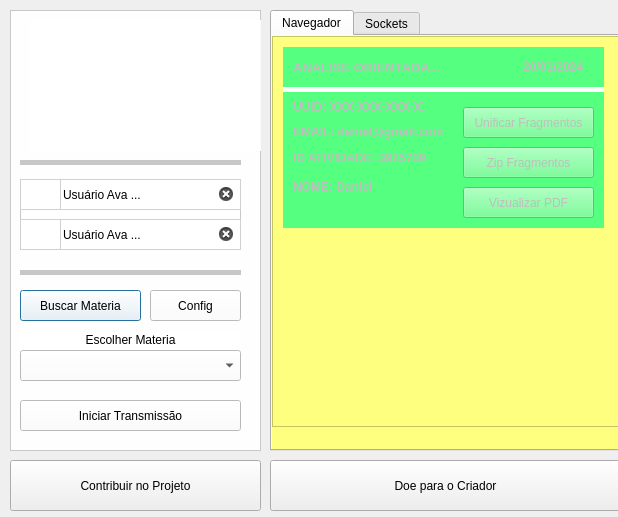
<?xml version="1.0" encoding="UTF-8"?>
<ui version="4.0">
 <class>Dialog</class>
 <widget class="QDialog" name="Dialog">
  <property name="geometry">
   <rect>
    <x>0</x>
    <y>0</y>
    <width>618</width>
    <height>517</height>
   </rect>
  </property>
  <property name="windowTitle">
   <string>Dialog</string>
  </property>
  <widget class="QFrame" name="ContainerConfig">
   <property name="enabled">
    <bool>true</bool>
   </property>
   <property name="geometry">
    <rect>
     <x>10</x>
     <y>10</y>
     <width>251</width>
     <height>441</height>
    </rect>
   </property>
   <property name="styleSheet">
    <string notr="true">background-color: rgba(255, 255, 255, 0.95);
</string>
   </property>
   <property name="frameShape">
    <enum>QFrame::StyledPanel</enum>
   </property>
   <property name="frameShadow">
    <enum>QFrame::Raised</enum>
   </property>
   <widget class="QLabel" name="Logo">
    <property name="geometry">
     <rect>
      <x>20</x>
      <y>10</y>
      <width>231</width>
      <height>131</height>
     </rect>
    </property>
    <property name="text">
     <string>&lt;html&gt;&lt;head/&gt;&lt;body&gt;&lt;p&gt;&lt;img width=200 src=&quot;:/Logo/Logo.png&quot;/&gt;&lt;/p&gt;&lt;/body&gt;&lt;/html&gt;</string>
    </property>
   </widget>
   <widget class="QFrame" name="frame">
    <property name="enabled">
     <bool>true</bool>
    </property>
    <property name="geometry">
     <rect>
      <x>10</x>
      <y>150</y>
      <width>221</width>
      <height>5</height>
     </rect>
    </property>
    <property name="styleSheet">
     <string notr="true">background-color: rgb(199, 199, 199);
border-radius:50px;</string>
    </property>
    <property name="frameShape">
     <enum>QFrame::StyledPanel</enum>
    </property>
    <property name="frameShadow">
     <enum>QFrame::Raised</enum>
    </property>
   </widget>
   <widget class="QFrame" name="frame_2">
    <property name="enabled">
     <bool>true</bool>
    </property>
    <property name="geometry">
     <rect>
      <x>10</x>
      <y>260</y>
      <width>221</width>
      <height>5</height>
     </rect>
    </property>
    <property name="styleSheet">
     <string notr="true">background-color: rgb(199, 199, 199);
border-radius:50px;</string>
    </property>
    <property name="frameShape">
     <enum>QFrame::StyledPanel</enum>
    </property>
    <property name="frameShadow">
     <enum>QFrame::Raised</enum>
    </property>
   </widget>
   <widget class="QPushButton" name="buscar_materia">
    <property name="geometry">
     <rect>
      <x>10</x>
      <y>280</y>
      <width>121</width>
      <height>31</height>
     </rect>
    </property>
    <property name="cursor">
     <cursorShape>PointingHandCursor</cursorShape>
    </property>
    <property name="styleSheet">
     <string notr="true">background-color: rgb(5, 111, 176);
border-radius:2px;
color:#fff;

QPushButton::hover {
    background-color: rgb(74, 101, 255);
}
</string>
    </property>
    <property name="text">
     <string>Buscar Materia</string>
    </property>
    <property name="icon">
     <iconset>
      <normaloff>:/Icons/Seach.png</normaloff>:/Icons/Seach.png</iconset>
    </property>
   </widget>
   <widget class="QPushButton" name="config">
    <property name="geometry">
     <rect>
      <x>140</x>
      <y>280</y>
      <width>91</width>
      <height>31</height>
     </rect>
    </property>
    <property name="cursor">
     <cursorShape>PointingHandCursor</cursorShape>
    </property>
    <property name="styleSheet">
     <string notr="true">background-color: rgb(5, 111, 176);
border-radius:2px;
color:#fff;

QPushButton::hover {
    background-color: rgb(74, 101, 255);
}
</string>
    </property>
    <property name="text">
     <string>Config</string>
    </property>
   </widget>
   <widget class="QComboBox" name="selecionar_materia">
    <property name="geometry">
     <rect>
      <x>10</x>
      <y>340</y>
      <width>221</width>
      <height>31</height>
     </rect>
    </property>
   </widget>
   <widget class="QPushButton" name="iniciar">
    <property name="geometry">
     <rect>
      <x>10</x>
      <y>390</y>
      <width>221</width>
      <height>31</height>
     </rect>
    </property>
    <property name="cursor">
     <cursorShape>PointingHandCursor</cursorShape>
    </property>
    <property name="styleSheet">
     <string notr="true">background-color: rgb(5, 111, 176);
border-radius:2px;
color:#fff;

QPushButton::hover {
    background-color: rgb(74, 101, 255);
}
</string>
    </property>
    <property name="text">
     <string>Iniciar Transmissão</string>
    </property>
   </widget>
   <widget class="QLabel" name="label_7">
    <property name="geometry">
     <rect>
      <x>10</x>
      <y>320</y>
      <width>221</width>
      <height>20</height>
     </rect>
    </property>
    <property name="text">
     <string>Escolher Materia</string>
    </property>
    <property name="alignment">
     <set>Qt::AlignCenter</set>
    </property>
   </widget>
   <widget class="QFrame" name="ContainerInputs">
    <property name="geometry">
     <rect>
      <x>10</x>
      <y>169</y>
      <width>221</width>
      <height>71</height>
     </rect>
    </property>
    <property name="frameShape">
     <enum>QFrame::StyledPanel</enum>
    </property>
    <property name="frameShadow">
     <enum>QFrame::Raised</enum>
    </property>
    <widget class="QFrame" name="BoxUsername_2">
     <property name="geometry">
      <rect>
       <x>0</x>
       <y>0</y>
       <width>221</width>
       <height>31</height>
      </rect>
     </property>
     <property name="styleSheet">
      <string notr="true">border:1px solid rgb(209, 209, 209);</string>
     </property>
     <property name="frameShape">
      <enum>QFrame::StyledPanel</enum>
     </property>
     <property name="frameShadow">
      <enum>QFrame::Raised</enum>
     </property>
     <widget class="QLineEdit" name="lineEdit_3">
      <property name="geometry">
       <rect>
        <x>40</x>
        <y>0</y>
        <width>181</width>
        <height>31</height>
       </rect>
      </property>
      <property name="styleSheet">
       <string notr="true">border-color: rgb(209, 209, 209);</string>
      </property>
      <property name="inputMask">
       <string/>
      </property>
      <property name="text">
       <string>Usuário Ava ...</string>
      </property>
      <property name="clearButtonEnabled">
       <bool>true</bool>
      </property>
     </widget>
     <widget class="QLabel" name="label_5">
      <property name="geometry">
       <rect>
        <x>0</x>
        <y>0</y>
        <width>41</width>
        <height>31</height>
       </rect>
      </property>
      <property name="text">
       <string>&lt;html&gt;&lt;head/&gt;&lt;body&gt;&lt;p&gt;&lt;img src=&quot;:/Icons/User.png&quot;/&gt;&lt;/p&gt;&lt;/body&gt;&lt;/html&gt;</string>
      </property>
     </widget>
    </widget>
    <widget class="QFrame" name="BoxUsername_3">
     <property name="geometry">
      <rect>
       <x>0</x>
       <y>40</y>
       <width>221</width>
       <height>31</height>
      </rect>
     </property>
     <property name="styleSheet">
      <string notr="true">border:1px solid rgb(209, 209, 209);</string>
     </property>
     <property name="frameShape">
      <enum>QFrame::StyledPanel</enum>
     </property>
     <property name="frameShadow">
      <enum>QFrame::Raised</enum>
     </property>
     <widget class="QLineEdit" name="lineEdit_4">
      <property name="geometry">
       <rect>
        <x>40</x>
        <y>0</y>
        <width>181</width>
        <height>31</height>
       </rect>
      </property>
      <property name="styleSheet">
       <string notr="true">border-color: rgb(209, 209, 209);</string>
      </property>
      <property name="inputMask">
       <string/>
      </property>
      <property name="text">
       <string>Usuário Ava ...</string>
      </property>
      <property name="clearButtonEnabled">
       <bool>true</bool>
      </property>
     </widget>
     <widget class="QLabel" name="label_6">
      <property name="geometry">
       <rect>
        <x>0</x>
        <y>0</y>
        <width>41</width>
        <height>31</height>
       </rect>
      </property>
      <property name="text">
       <string>&lt;html&gt;&lt;head/&gt;&lt;body&gt;&lt;p&gt;&lt;img src=&quot;:/Icons/User.png&quot;/&gt;&lt;/p&gt;&lt;/body&gt;&lt;/html&gt;</string>
      </property>
     </widget>
    </widget>
   </widget>
  </widget>
  <widget class="QTabWidget" name="tabWidget">
   <property name="geometry">
    <rect>
     <x>270</x>
     <y>10</y>
     <width>351</width>
     <height>441</height>
    </rect>
   </property>
   <property name="currentIndex">
    <number>0</number>
   </property>
   <widget class="QWidget" name="Navegador">
    <attribute name="title">
     <string>Navegador</string>
    </attribute>
    <widget class="QFrame" name="ContainerWebEngine">
     <property name="enabled">
      <bool>false</bool>
     </property>
     <property name="geometry">
      <rect>
       <x>-10</x>
       <y>-10</y>
       <width>361</width>
       <height>471</height>
      </rect>
     </property>
     <property name="styleSheet">
      <string notr="true">background-color: rgb(255, 255, 127);
</string>
     </property>
     <property name="frameShape">
      <enum>QFrame::StyledPanel</enum>
     </property>
     <property name="frameShadow">
      <enum>QFrame::Raised</enum>
     </property>
     <widget class="QScrollArea" name="scrollArea">
      <property name="geometry">
       <rect>
        <x>10</x>
        <y>10</y>
        <width>351</width>
        <height>391</height>
       </rect>
      </property>
      <property name="widgetResizable">
       <bool>true</bool>
      </property>
      <widget class="QWidget" name="scrollAreaWidgetContents">
       <property name="geometry">
        <rect>
         <x>0</x>
         <y>0</y>
         <width>349</width>
         <height>389</height>
        </rect>
       </property>
       <widget class="QWidget" name="widget" native="true">
        <property name="geometry">
         <rect>
          <x>10</x>
          <y>10</y>
          <width>321</width>
          <height>181</height>
         </rect>
        </property>
        <property name="styleSheet">
         <string notr="true">background-color: rgb(85, 255, 127);</string>
        </property>
        <widget class="QFrame" name="frame_3">
         <property name="enabled">
          <bool>false</bool>
         </property>
         <property name="geometry">
          <rect>
           <x>0</x>
           <y>40</y>
           <width>321</width>
           <height>5</height>
          </rect>
         </property>
         <property name="styleSheet">
          <string notr="true">background-color: rgb(255, 255, 255);
border-radius:50px;</string>
         </property>
         <property name="frameShape">
          <enum>QFrame::StyledPanel</enum>
         </property>
         <property name="frameShadow">
          <enum>QFrame::Raised</enum>
         </property>
        </widget>
        <widget class="QLabel" name="titulo_card">
         <property name="geometry">
          <rect>
           <x>10</x>
           <y>10</y>
           <width>201</width>
           <height>21</height>
          </rect>
         </property>
         <property name="text">
          <string>&lt;html&gt;&lt;head/&gt;&lt;body&gt;&lt;p&gt;&lt;span style=&quot; font-size:10pt; font-weight:600;&quot;&gt;ANALISE ORIENTADA...&lt;/span&gt;&lt;/p&gt;&lt;/body&gt;&lt;/html&gt;</string>
         </property>
        </widget>
        <widget class="QLabel" name="data_card">
         <property name="geometry">
          <rect>
           <x>240</x>
           <y>10</y>
           <width>71</width>
           <height>21</height>
          </rect>
         </property>
         <property name="text">
          <string>&lt;html&gt;&lt;head/&gt;&lt;body&gt;&lt;p&gt;&lt;span style=&quot; font-weight:600;&quot;&gt;20/01/2024&lt;/span&gt;&lt;/p&gt;&lt;/body&gt;&lt;/html&gt;</string>
         </property>
        </widget>
        <widget class="QLabel" name="uuid">
         <property name="geometry">
          <rect>
           <x>10</x>
           <y>50</y>
           <width>131</width>
           <height>21</height>
          </rect>
         </property>
         <property name="text">
          <string>&lt;html&gt;&lt;head/&gt;&lt;body&gt;&lt;p&gt;&lt;span style=&quot; font-weight:600;&quot;&gt;UUID: XXX-XXX-XXX-XX&lt;/span&gt;&lt;/p&gt;&lt;/body&gt;&lt;/html&gt;</string>
         </property>
        </widget>
        <widget class="QLabel" name="email">
         <property name="geometry">
          <rect>
           <x>10</x>
           <y>74</y>
           <width>151</width>
           <height>22</height>
          </rect>
         </property>
         <property name="text">
          <string>&lt;html&gt;&lt;head/&gt;&lt;body&gt;&lt;p&gt;&lt;span style=&quot; font-weight:600;&quot;&gt;EMAIL: daniel@gmail.com&lt;/span&gt;&lt;/p&gt;&lt;/body&gt;&lt;/html&gt;</string>
         </property>
        </widget>
        <widget class="QLabel" name="id_atividade">
         <property name="geometry">
          <rect>
           <x>10</x>
           <y>100</y>
           <width>141</width>
           <height>22</height>
          </rect>
         </property>
         <property name="text">
          <string>&lt;html&gt;&lt;head/&gt;&lt;body&gt;&lt;p&gt;&lt;span style=&quot; font-weight:600;&quot;&gt;ID ATIVIDADE: 3925709&lt;/span&gt;&lt;/p&gt;&lt;/body&gt;&lt;/html&gt;</string>
         </property>
        </widget>
        <widget class="QLabel" name="nome_usuario">
         <property name="geometry">
          <rect>
           <x>10</x>
           <y>130</y>
           <width>141</width>
           <height>20</height>
          </rect>
         </property>
         <property name="text">
          <string>&lt;html&gt;&lt;head/&gt;&lt;body&gt;&lt;p&gt;&lt;span style=&quot; font-weight:600;&quot;&gt;NOME: Daniel&lt;/span&gt;&lt;/p&gt;&lt;/body&gt;&lt;/html&gt;</string>
         </property>
        </widget>
        <widget class="QPushButton" name="downloadbookExport">
         <property name="geometry">
          <rect>
           <x>180</x>
           <y>60</y>
           <width>131</width>
           <height>31</height>
          </rect>
         </property>
         <property name="cursor">
          <cursorShape>PointingHandCursor</cursorShape>
         </property>
         <property name="styleSheet">
          <string notr="true">background-color: rgb(255, 170, 127);
border-radius:2px;
color: rgb(0, 0, 0);

QPushButton::hover {
    background-color: rgb(74, 101, 255);
}
</string>
         </property>
         <property name="text">
          <string>Unificar Fragmentos</string>
         </property>
        </widget>
        <widget class="QPushButton" name="downloadbookExport_2">
         <property name="geometry">
          <rect>
           <x>180</x>
           <y>100</y>
           <width>131</width>
           <height>31</height>
          </rect>
         </property>
         <property name="cursor">
          <cursorShape>PointingHandCursor</cursorShape>
         </property>
         <property name="styleSheet">
          <string notr="true">background-color: rgb(255, 255, 127);
color: rgb(0, 0, 0);
border-radius:2px;


QPushButton::hover {
    background-color: rgb(74, 101, 255);
}
</string>
         </property>
         <property name="text">
          <string>Zip Fragmentos</string>
         </property>
        </widget>
        <widget class="QPushButton" name="downloadbookExport_3">
         <property name="geometry">
          <rect>
           <x>180</x>
           <y>140</y>
           <width>131</width>
           <height>31</height>
          </rect>
         </property>
         <property name="cursor">
          <cursorShape>PointingHandCursor</cursorShape>
         </property>
         <property name="styleSheet">
          <string notr="true">background-color: rgb(0, 0, 255);
color: #fff;
border-radius:2px;


QPushButton::hover {
    background-color: rgb(74, 101, 255);
}
</string>
         </property>
         <property name="text">
          <string>Vizualizar PDF</string>
         </property>
        </widget>
       </widget>
      </widget>
     </widget>
    </widget>
   </widget>
   <widget class="QWidget" name="Deploy">
    <attribute name="title">
     <string>Sockets</string>
    </attribute>
    <widget class="QFrame" name="ContainerWebEngine_2">
     <property name="enabled">
      <bool>false</bool>
     </property>
     <property name="geometry">
      <rect>
       <x>0</x>
       <y>0</y>
       <width>361</width>
       <height>471</height>
      </rect>
     </property>
     <property name="styleSheet">
      <string notr="true">background-color: rgb(255, 255, 255);
</string>
     </property>
     <property name="frameShape">
      <enum>QFrame::StyledPanel</enum>
     </property>
     <property name="frameShadow">
      <enum>QFrame::Raised</enum>
     </property>
     <widget class="QLabel" name="label_9">
      <property name="geometry">
       <rect>
        <x>10</x>
        <y>10</y>
        <width>81</width>
        <height>16</height>
       </rect>
      </property>
      <property name="text">
       <string>Sockets Emitter</string>
      </property>
     </widget>
     <widget class="QScrollArea" name="scrollArea_2">
      <property name="enabled">
       <bool>false</bool>
      </property>
      <property name="geometry">
       <rect>
        <x>10</x>
        <y>40</y>
        <width>321</width>
        <height>261</height>
       </rect>
      </property>
      <property name="widgetResizable">
       <bool>true</bool>
      </property>
      <widget class="QWidget" name="scrollAreaWidgetContents_2">
       <property name="geometry">
        <rect>
         <x>0</x>
         <y>0</y>
         <width>319</width>
         <height>259</height>
        </rect>
       </property>
      </widget>
     </widget>
     <widget class="QLabel" name="label_10">
      <property name="geometry">
       <rect>
        <x>10</x>
        <y>390</y>
        <width>81</width>
        <height>16</height>
       </rect>
      </property>
      <property name="text">
       <string/>
      </property>
     </widget>
     <widget class="QPushButton" name="config_2">
      <property name="geometry">
       <rect>
        <x>10</x>
        <y>310</y>
        <width>131</width>
        <height>31</height>
       </rect>
      </property>
      <property name="cursor">
       <cursorShape>PointingHandCursor</cursorShape>
      </property>
      <property name="styleSheet">
       <string notr="true">background-color: rgb(255, 99, 99);
border-radius:2px;
color: rgb(0, 0, 0);
QPushButton::hover {
    background-color: rgb(74, 101, 255);
}
</string>
      </property>
      <property name="text">
       <string>Limpar Logs</string>
      </property>
     </widget>
    </widget>
   </widget>
  </widget>
  <widget class="QPushButton" name="pushButton">
   <property name="geometry">
    <rect>
     <x>10</x>
     <y>460</y>
     <width>251</width>
     <height>51</height>
    </rect>
   </property>
   <property name="text">
    <string>Contribuir no Projeto</string>
   </property>
  </widget>
  <widget class="QPushButton" name="pushButton_2">
   <property name="geometry">
    <rect>
     <x>270</x>
     <y>460</y>
     <width>351</width>
     <height>51</height>
    </rect>
   </property>
   <property name="text">
    <string>Doe para o Criador</string>
   </property>
  </widget>
 </widget>
 <resources/>
 <connections/>
</ui>
